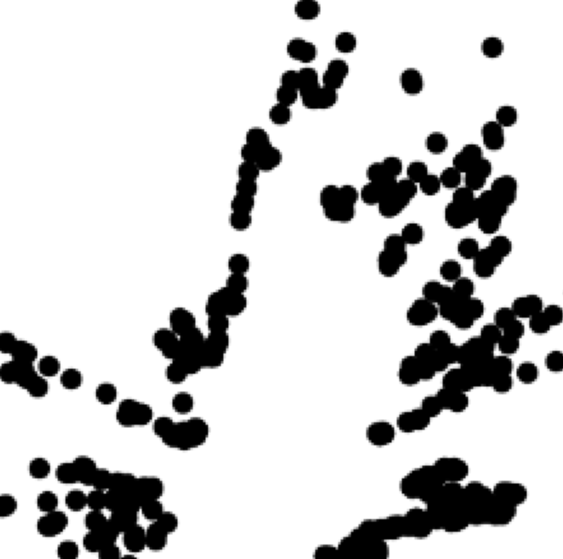
#> input picture src/test/points/points.png, 563 x 559 px; its folder holds only this picture in this run
$ python cv_detection.py
#> lines starting #> are read from the running program, lines starting #| are printed output that depends on the picture; after the words box and inside, x2 and y2 are one past the last pixel; in counts of white or black regions, pixels touching at a corner belong together
import cv2

import numpy as np
import matplotlib.pyplot as plt
import os

# roda os elements na pasta points em uma lista
points = os.listdir('points')

for point in points:
    # Carregar a imagem em escala de cinza
    img = cv2.imread(f'points/{point}', cv2.IMREAD_GRAYSCALE)
#> img is the input picture: shape (559, 563); min 0, max 255, mean 206.7

    # Criar a figura com subplots
    fig, axs = plt.subplots(2, 5, figsize=(15, 6))
    fig.suptitle(f'Imagem {point}')

    # inverter a imagem
    img = cv2.bitwise_not(img)

    # Plotar a imagem original
    axs[0, 0].imshow(cv2.bitwise_not(img), cmap='gray')
    axs[0, 0].set_title('Imagem original')

    #* Aplicar um filtro de suavização na imagem para remover ruído
        #* Gaussian Blur: Espalha mais e perde a informaçõa do ponto
        #* Bilateral Filter: Espalha menos e mantém a informação do ponto
        #* Blur: Espalha menos e pondera a informação (efeito de chacoalho)

    # Dilatar a imagem para preencher os buracos
    img_blur = cv2.blur(img, (15, 15))
    kernel = cv2.getStructuringElement(cv2.MORPH_RECT, (3, 11)) # kernel retangular
    img_dilated = cv2.dilate(img_blur, kernel, iterations=1)
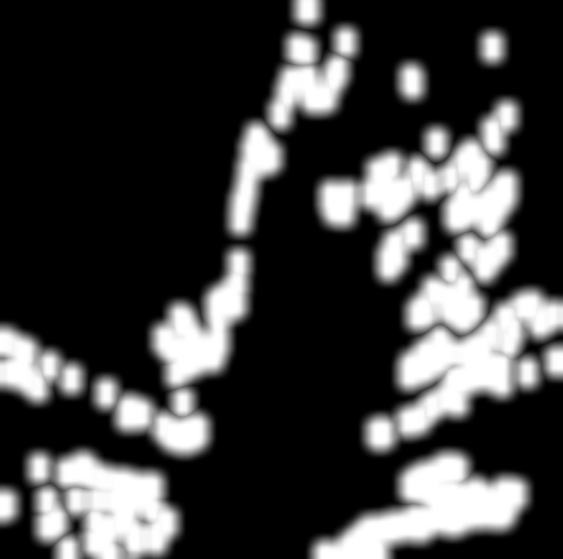
#> img_dilated: shape (559, 563); min 0, max 255, mean 63.3
    axs[0, 1].imshow(cv2.bitwise_not(img_dilated), cmap='gray')
    axs[0, 1].set_title('Imagem Dilatada')

    img_blur = cv2.GaussianBlur(img_dilated, (87, 87), sigmaX=0, sigmaY=60, borderType=cv2.BORDER_DEFAULT)
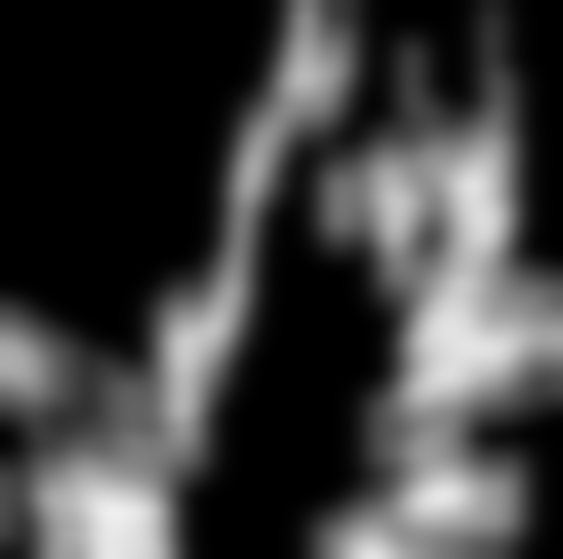
#> img_blur: shape (559, 563); min 0, max 239, mean 63.3
    # img_blur = cv2.bilateralFilter(img, d=45, sigmaColor=275, sigmaSpace=275)
    # img_blur = cv2.blur(img, (45, 45))
    axs[0, 2].imshow(cv2.bitwise_not(img_blur), cmap='gray')
    axs[0, 2].set_title('Imagem suavizada')

    # Realizar uma erosão para remover pontos isolados e pequenas regiões
    kernel_erode = cv2.getStructuringElement(cv2.MORPH_RECT, (15, 40))
    img_eroded = cv2.erode(img_blur, kernel_erode, iterations=1)
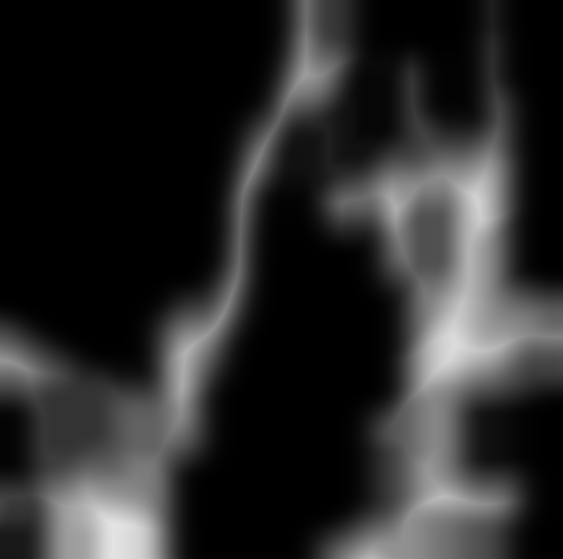
#> img_eroded: shape (559, 563); min 0, max 228, mean 42.4
    kernel = cv2.getStructuringElement(cv2.MORPH_RECT, (1, 5)) # kernel retangular
    img_dilated = cv2.dilate(img_eroded, kernel, iterations=1)
    axs[0, 3].imshow(cv2.bitwise_not(img_dilated), cmap='gray')
    axs[0, 3].set_title('Imagem Erodida')

    # Realizar uma binarização na imagem
    ret, thresh = cv2.threshold(img_eroded, 200, 255, cv2.THRESH_BINARY+cv2.THRESH_OTSU)
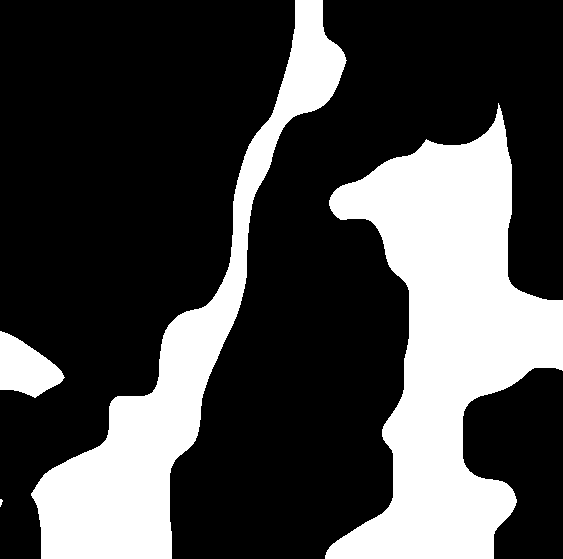
#> thresh: shape (559, 563); 28.2% white; 4 white regions (1 under 20 px), largest, box (x1, y1, x2, y2) and area: (325, 103, 563, 559) 52644, (31, 0, 347, 559) 33289, (0, 331, 65, 398) 2672
#> ret = 65
    axs[0, 4].imshow(cv2.bitwise_not(thresh), cmap='gray')
    axs[0, 4].set_title('Imagem binarizada')

    thresh = cv2.bitwise_not(thresh)
#> thresh: shape (559, 563); 71.8% white; 4 black regions (1 under 20 px)
    axs[1, 0].imshow(cv2.bitwise_not(thresh), cmap='gray')
    axs[1, 0].set_title('Imagem binarizada')


    # Encontrar todos os contornos presentes na imagem
    contours, hierarchy = cv2.findContours(thresh, cv2.RETR_TREE, cv2.CHAIN_APPROX_SIMPLE)
#> contours = 3 contours; box (x1, y1, x2, y2) and area: (170, 0, 563, 559) 110052, (0, 0, 295, 559) 100067, (463, 368, 563, 559) 13856
    contours_img = np.zeros_like(img)
    cv2.drawContours(contours_img, contours, -1, (255, 255, 255), 2)
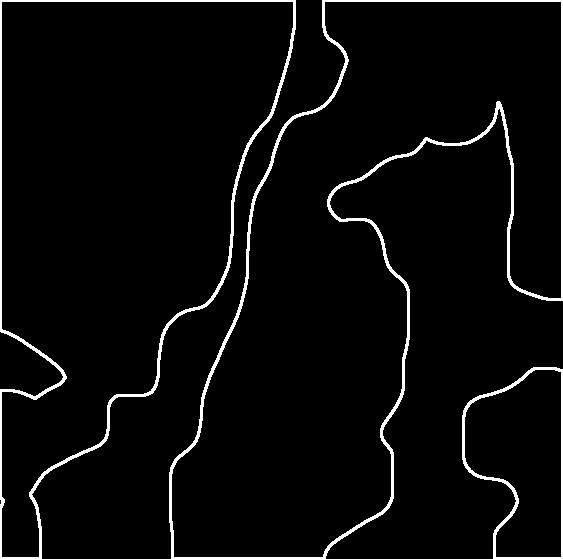
#> contours_img: shape (559, 563); 4% white; 3 white regions, box (x1, y1, x2, y2) and area: (169, 0, 563, 559) 6495, (0, 0, 296, 559) 4517, (462, 367, 563, 559) 1516
    axs[1, 1].imshow(contours_img, cmap='gray')
    axs[1, 1].set_title('Contornos')

    # Selecionar o contorno de maior área
    largest_contour = max(contours, key=cv2.contourArea)
#> largest_contour = contour of 600 points, box (x1, y1, x2, y2) (170, 0, 563, 559), area 110052
    largest_contour_img = np.zeros_like(img)
    cv2.drawContours(largest_contour_img, [largest_contour], -1, (255, 255, 255), 2)
#> largest_contour_img: shape (559, 563); 2.1% white; 1 white region, box (x1, y1, x2, y2) and area: (169, 0, 563, 559) 6495
    axs[1, 2].imshow(largest_contour_img, cmap='gray')
    axs[1, 2].set_title('Contorno de maior área')

    # Desenhar o contorno na imagem com blur
    img_contours = cv2.drawContours(cv2.bitwise_not(img_blur), [largest_contour], -1, (0, 255, 0), 3)
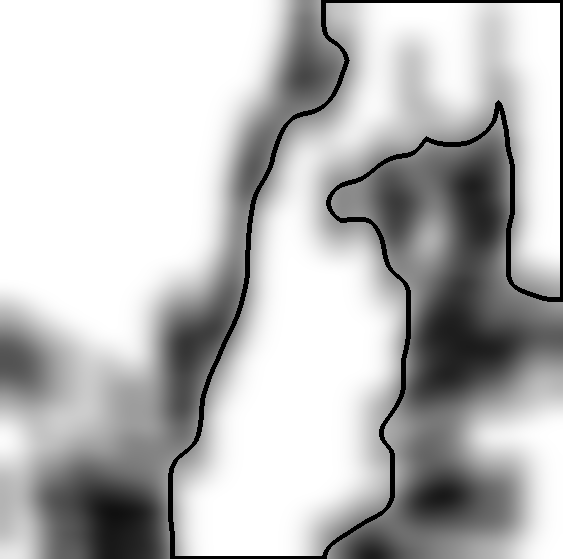
#> img_contours: shape (559, 563); min 0, max 255, mean 186.9
    axs[1, 3].imshow(img_contours, cmap='gray')
    axs[1, 3].set_title('Contorno desenhado')

    # Desenhar o contorno selecionado na imagem original
    img_contours = cv2.drawContours(cv2.bitwise_not(img), [largest_contour], -1, (0, 255, 0), 3)
    axs[1, 4].imshow(img_contours, cmap='gray')
    axs[1, 4].set_title('Contorno desenhado')

    # Mostrar a figura com subplots
    plt.show()
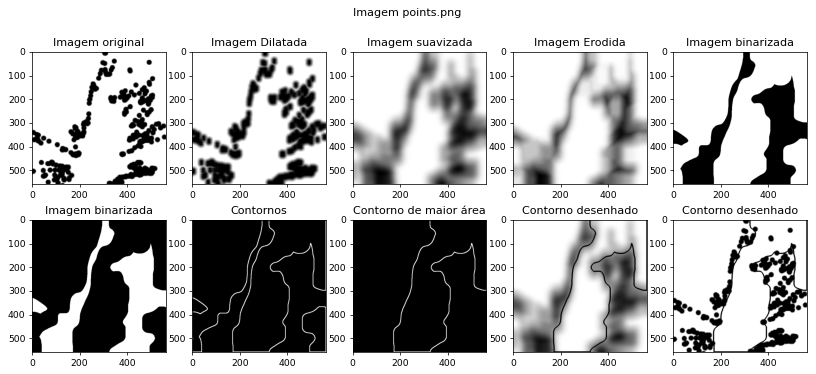
#> figure drawn by matplotlib, 10 panels

$ run again, on src/test/points/points5.png
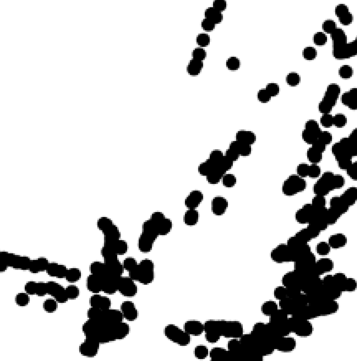
#> input picture src/test/points/points5.png, 357 x 361 px
#> img is the input picture: shape (361, 357); min 0, max 255, mean 202.9
#> `ret, thresh = cv2.threshold(img_eroded, 200, 255, cv2.THRESH_BINARY+cv..`:
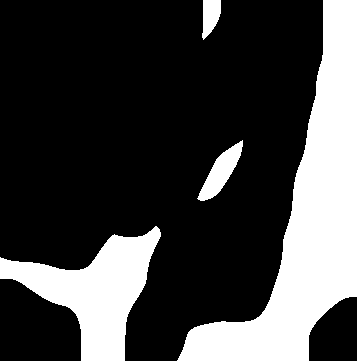
#> thresh: shape (361, 357); 26% white; 4 white regions, box (x1, y1, x2, y2) and area: (177, 0, 357, 361) 22720, (0, 226, 161, 361) 9190, (197, 140, 243, 201) 1109, (202, 0, 221, 40) 538
#> ret = 72
#> contours = 4 contours; box (x1, y1, x2, y2) and area: (0, 0, 323, 361) 87934, (0, 279, 81, 361) 5156, (309, 297, 357, 361) 2400, (196, 139, 244, 202) 1179
#> contours_img: shape (361, 357); 4.5% white; 4 white regions, box (x1, y1, x2, y2) and area: (0, 0, 324, 361) 4008, (0, 278, 82, 361) 760, (195, 138, 245, 203) 576, (308, 296, 357, 361) 513
#> largest_contour = contour of 327 points, box (x1, y1, x2, y2) (0, 0, 323, 361), area 87934
#> largest_contour_img: shape (361, 357); 3.1% white; 1 white region, box (x1, y1, x2, y2) and area: (0, 0, 324, 361) 4008
#> `img_contours = cv2.drawContours(cv2.bitwise_not(img), [largest_contour..`:
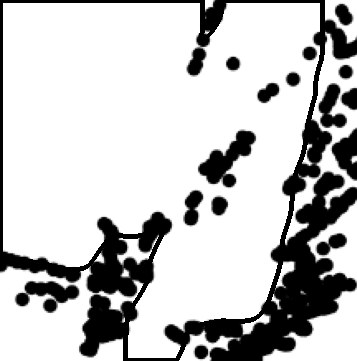
#> img_contours: shape (361, 357); min 0, max 255, mean 195

$ run again, on src/test/points/points6.png
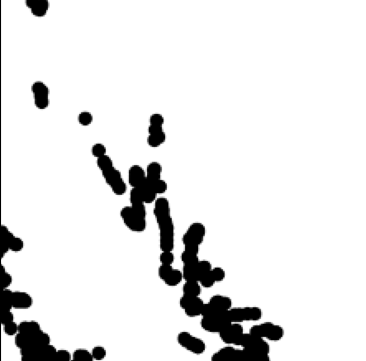
#> input picture src/test/points/points6.png, 366 x 361 px
#> img is the input picture: shape (361, 366); min 0, max 255, mean 228.3
#> `ret, thresh = cv2.threshold(img_eroded, 200, 255, cv2.THRESH_BINARY+cv..`:
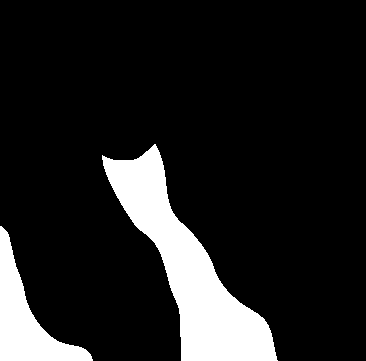
#> thresh: shape (361, 366); 13% white; 2 white regions, box (x1, y1, x2, y2) and area: (102, 144, 278, 361) 12727, (0, 226, 93, 361) 4422
#> ret = 59
#> contours = 1 contour; box (x1, y1, x2, y2) and area: (0, 0, 366, 361) 114091
#> contours_img: shape (361, 366); 3.6% white; 1 white region, box (x1, y1, x2, y2) and area: (0, 0, 366, 361) 4737
#> largest_contour = contour of 343 points, box (x1, y1, x2, y2) (0, 0, 366, 361), area 114091
#> `img_contours = cv2.drawContours(cv2.bitwise_not(img), [largest_contour..`:
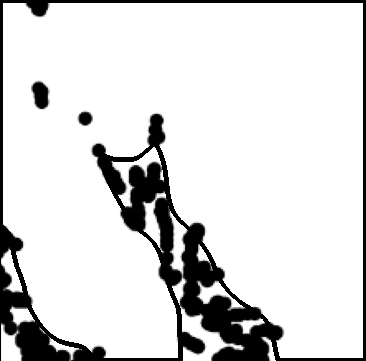
#> img_contours: shape (361, 366); min 0, max 255, mean 218.3

$ run again, on src/test/points/points2.png
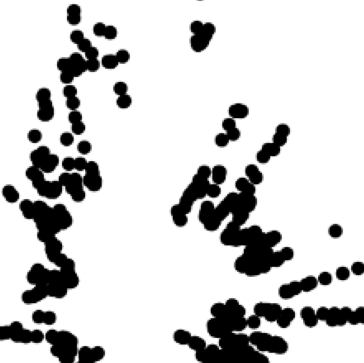
#> input picture src/test/points/points2.png, 364 x 363 px
#> img is the input picture: shape (363, 364); min 0, max 255, mean 205.4
#> ret = 64
#> contours = 4 contours; box (x1, y1, x2, y2) and area: (73, 0, 364, 363) 75965, (0, 0, 69, 193) 9096, (0, 194, 28, 316) 2864, (296, 327, 364, 363) 2229
#> contours_img: shape (363, 364); 5.2% white; 3 white regions, box (x1, y1, x2, y2) and area: (72, 0, 364, 363) 4454, (0, 0, 70, 317) 1957, (295, 326, 364, 363) 501
#> largest_contour = contour of 390 points, box (x1, y1, x2, y2) (73, 0, 364, 363), area 75965
#> largest_contour_img: shape (363, 364); 3.4% white; 1 white region, box (x1, y1, x2, y2) and area: (72, 0, 364, 363) 4454
#> `img_contours = cv2.drawContours(cv2.bitwise_not(img), [largest_contour..`:
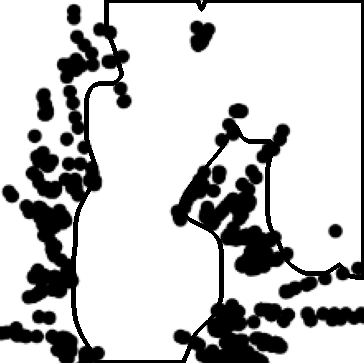
#> img_contours: shape (363, 364); min 0, max 255, mean 196
